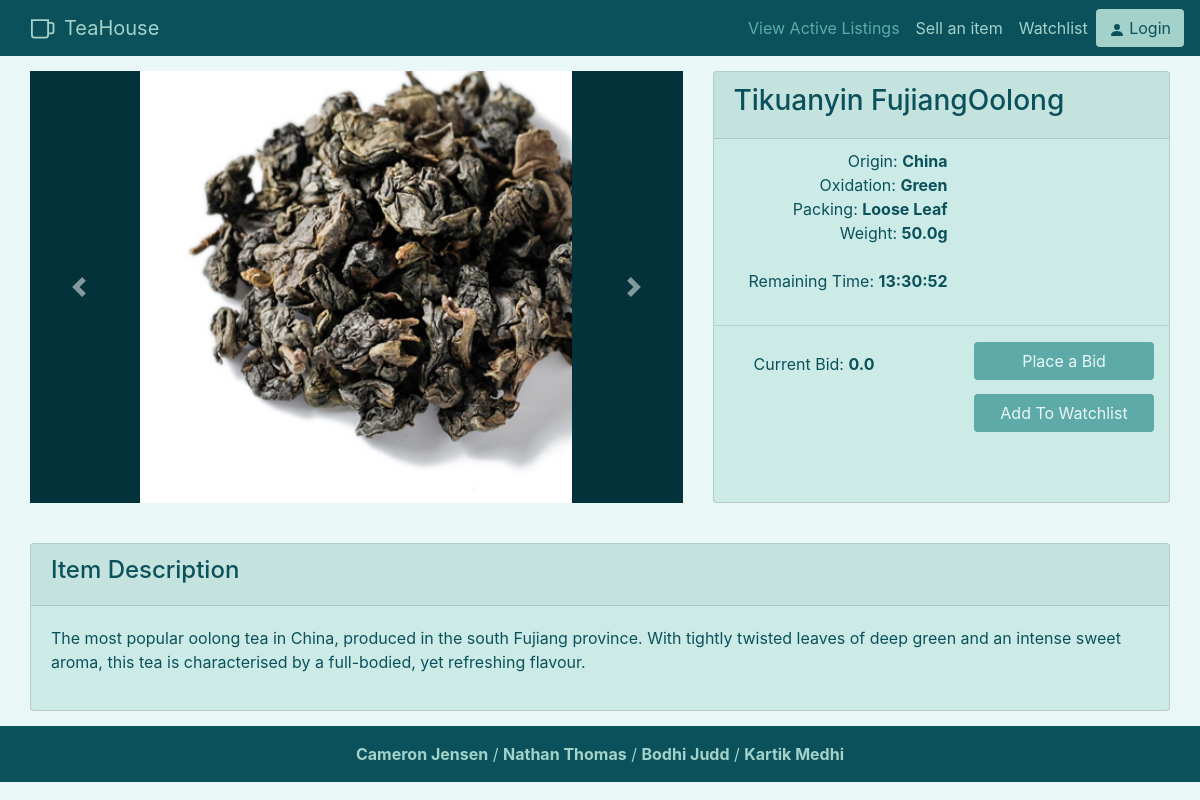
The page /tea/1 on the database its author committed.
### auction/models.py (models this page shows)
class auctionListing(db.Model):
    __tablename__ = 'auctionListing'
    __table_args__ = {'extend_existing': True}
    id = db.Column(db.Integer, primary_key=True)
    user_id = db.Column(db.Integer, db.ForeignKey('users.id'), nullable=False)
    start_time = db.Column(db.DateTime, default=datetime.now(), nullable=False)
    end_time = db.Column(db.DateTime, nullable=False)
    starting_bid = db.Column(db.Float, nullable=False) #make 0 minimum
    current_bid = db.Column(db.Float, nullable=False) #same as above
    photos_url = db.Column(db.String())
    description = db.Column(db.String(255))
    weight = db.Column(db.Float, nullable=False)
    title = db.Column(db.String(100), nullable=False)
    tea_name = db.Column(db.String(60), nullable=False)
    origin_country = db.Column(db.String(60), nullable=False)
    oxidation = db.Column(db.String(60), nullable=False)
    packing = db.Column(db.String(60), nullable=False)
    bid_status = db.Column(db.Integer, nullable=False)
    highest_bid = db.Column(db.Float, nullable=False)
    total_bids = db.Column(db.Integer, nullable=False)

### auction/items.py (the view)
@bp.route('/<id>')
def display(id):
    currentItem = auctionListing.query.filter_by(id=id).first()
    remainingTime = (currentItem.end_time - datetime.now())
    return render_template('items/details.html', auctionListing=currentItem, timeLeft=str(remainingTime)[:-7])

### auction/templates/items/details.html (shortened to what this page needs)
{% extends 'base.html' %}
{% block content %}
    <div style="padding: 15px 30px 15px 30px;" class="row">
        <div class="col-lg-7">
            <div id="carouselExampleIndicators" class="carousel slide carousel-fade" data-ride="carousel">
                <ol class="carousel-indicators">
                    <li data-target="#carouselExampleIndicators" data-slide-to="0" class="active"></li>
                    <li data-target="#carouselExampleIndicators" data-slide-to="1"></li>
                </ol>
                <div class="carousel-inner">
                    <div class="carousel-item active">
                        <img class="carousel-img d-block h-100" src="{{auctionListing.photos_url}}" alt="First slide">
                    </div>
                </div>
                <a class="carousel-control-prev" href="#carouselExampleIndicators" role="button" data-slide="prev">
                    <span class="carousel-control-prev-icon" aria-hidden="true"></span>
                </a>
                <a class="carousel-control-next" href="#carouselExampleIndicators" role="button" data-slide="next">
                    <span class="carousel-control-next-icon" aria-hidden="true"></span>
                </a>
            </div>
        </div>
        <div class="col-lg">
            <div class="card h-100">
                <div class="card-header">
                    <h3>{{auctionListing.title}}</h3>
                </div>
                <div class="row">
                    <p class="right-align">
                        Origin: <b>{{auctionListing.origin_country}}</b><br>
                        Oxidation: <b>{{auctionListing.oxidation}}</b><br>
                        Packing: <b>{{auctionListing.packing}}</b><br>
                        Weight: <b>{{auctionListing.weight}}g</b><br><br>
                        Remaining Time: <b>{{timeLeft}}</b>
                    </p>
                </div>
                <hr>
                <div class="row">
                    <div class="col">
                        <p style="padding-left:40px;" class="right-align">
                            Current Bid: <b>{{auctionListing.highest_bid}}</b>
                        </p>
                    </div>
                    <div class="col">
                        <div class="detail-btn row justify-content-end">
                            <a style="width: 180px;" href="#" class="btn btn-default item-btn" data-toggle="modal"
                                data-target="#staticBackdrop">Place a Bid</a>
                        </div>
                        <div class="detail-btn row justify-content-end">
                            <a style="width: 180px;" href="#" class="btn btn-default item-btn">Add To Watchlist</a>
                        </div>
                    </div>
                </div>
            </div>
        </div>
    </div>
    <div class="row" style="padding:10px 30px 0px 30px">
        <div style="padding: 15px" class="col-lg">
            <div class="card h-100">
                <div class="card-header">
                    <h4>Item Description</h4>
                </div>
                <div class="card-body">
                    <p>{{auctionListing.description}}</p>
                </div>
            </div>
        </div>
    </div>
{% endblock %}

### auction/static/css/style.css (style rules this page uses)
:root { --main: #5eaaa8; --light: #a3d2ca; --cardcol: #ccebe6; --dark: #0b515c; --darker: #03323a; --beige: #e8ded2; --lighter: #e9f8f6; }
body { background-color: var(--lighter); }
.btn-default { background-color: var(--light); color: var(--dark); }
.item-btn { background-color: var(--main) !important; color: var(--lighter) !important; }
.card { background-color: var(--cardcol); color: var(--dark); }
.right-align { text-align: right; float: left; padding-left: 50px; padding-top: 10px; }
.detail-btn { padding-right: 30px; padding-bottom: 14px; }
.carousel { width: 100%; }
p,h3 { color: var(--dark) }

### auction/templates/items/details.html (style rules this page uses)
.carousel-item { height: 432px; background-color: var(--darker); }
.carousel-img { margin-left: auto; margin-right: auto; }

### rows shown on the page
auctionListing: photos_url (picture), title "Tikuanyin FujiangOolong", origin_country "China", oxidation "Green", packing "Loose Leaf", weight "50.0", highest_bid "0.0", description "The most popular oolong tea in China, produced in the south Fujiang province. With tightly twisted leaves of deep green and an intense sweet aroma, this tea is characterised by a full-bodied, yet refreshing flavour."
